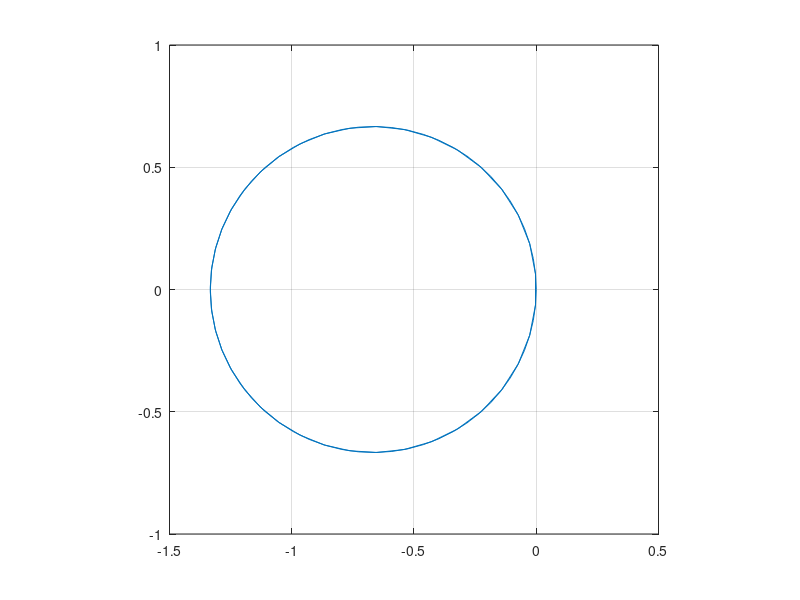

This figure's MATLAB source:
%Ex5 Q2
%pi(a, h*)=a^2-1/2*h*a-(1+3/2*h)
%rho(a)=1-a^2, sigma(a)=a/2+3/2

theta=linspace(0,2*pi);
w=exp(1i*theta);
z=(w.^2-1)./(w/2+3/2);
plot(z)
axis square
grid on